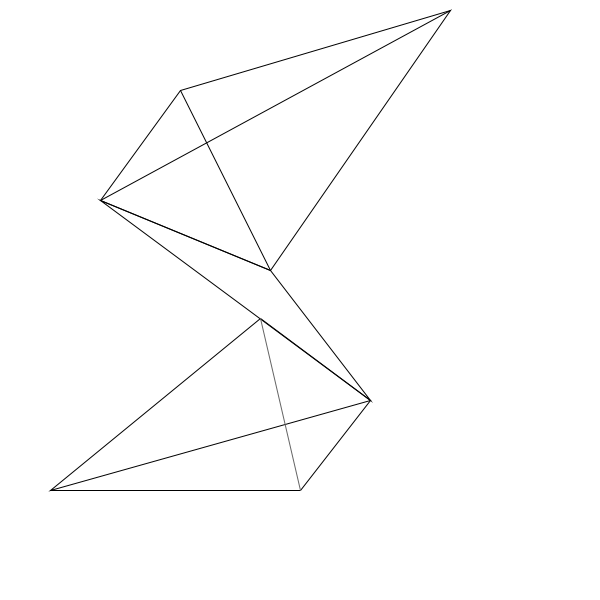
Frame 1 (no input)
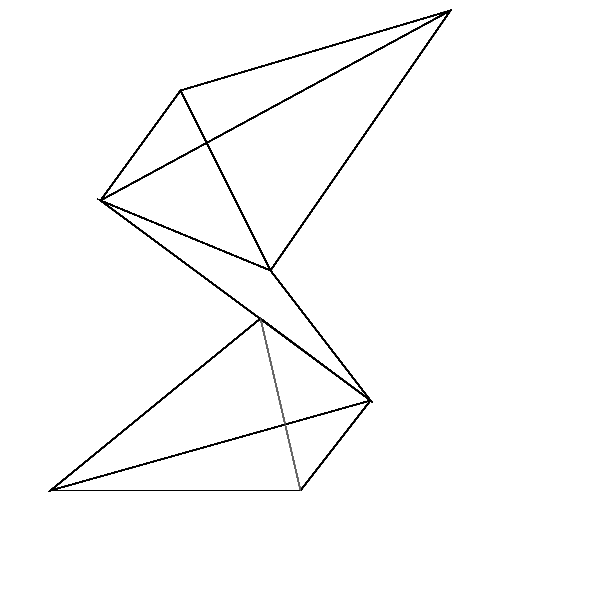
Frame 60 (the mouse pressed at the canvas centre just before this capture)
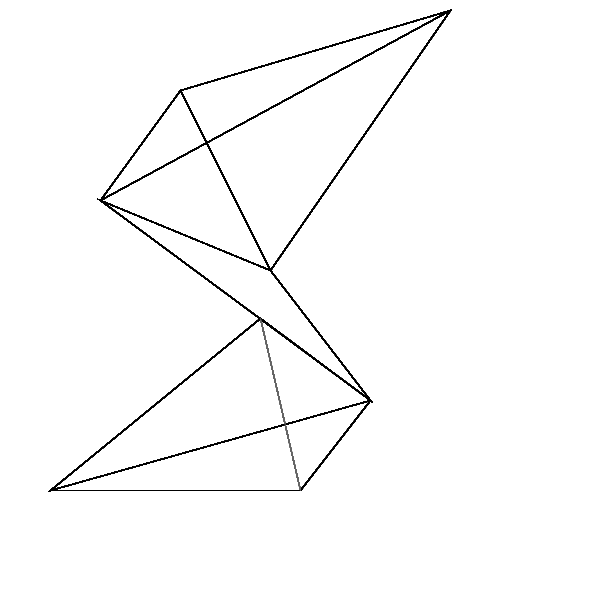
Frame 120 (the mouse held since frame 60 and released just before this capture)

The Processing sketch that drew these frames (run headless with seeded random() and noise(); from frame 60 on, the mouse is pressed at the canvas centre):

// Processing sketch: processing_27855
// ── processing_27855.pde

void setup () {
  size (600,600);
  int a= mouseX;
  int b=mouseY;
  background (255);
}

void draw () {
  strokeWeight (1); 
  noFill(); 
  stroke (0);
  triangle (100,200,450,10,270,270);
  triangle (100,200,370,400,270,270);
  triangle (260,318,50,490,370,400);
  line (450,10,180, 90);
  line (180,90,100,200);
  line (180,90,270,270);
  line (50,490,300,490);
  line (300,490,370,400);
  stroke (100);
  line (300,490,260,318);
  
}                
